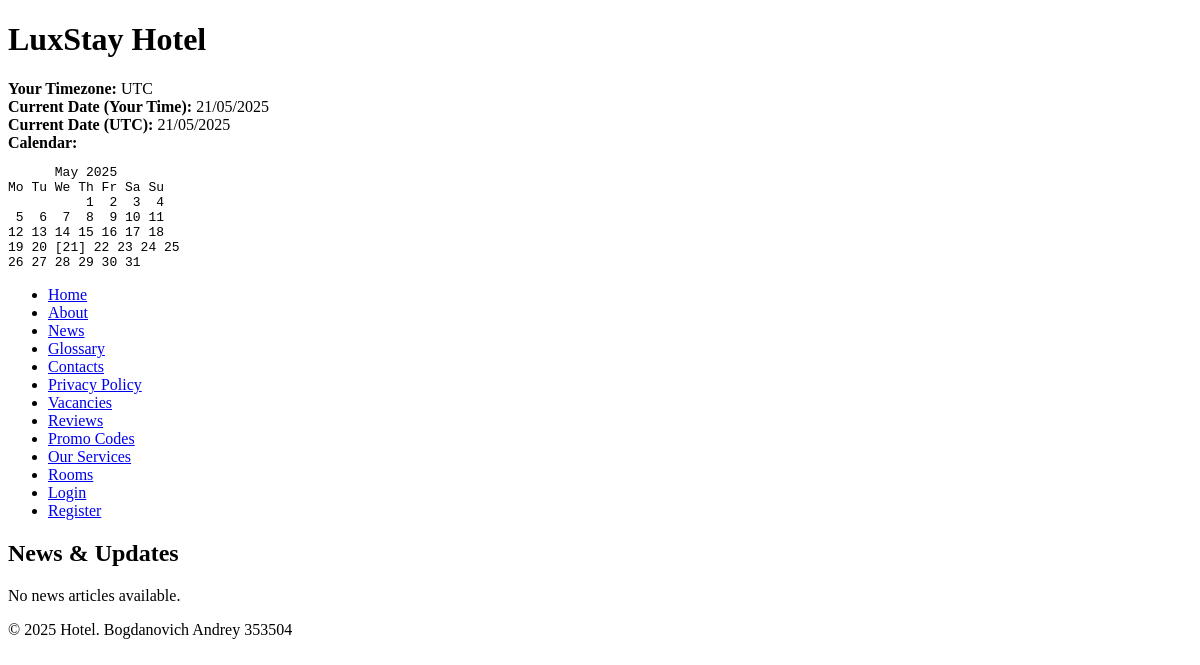
Before: /news/ with the older database file.
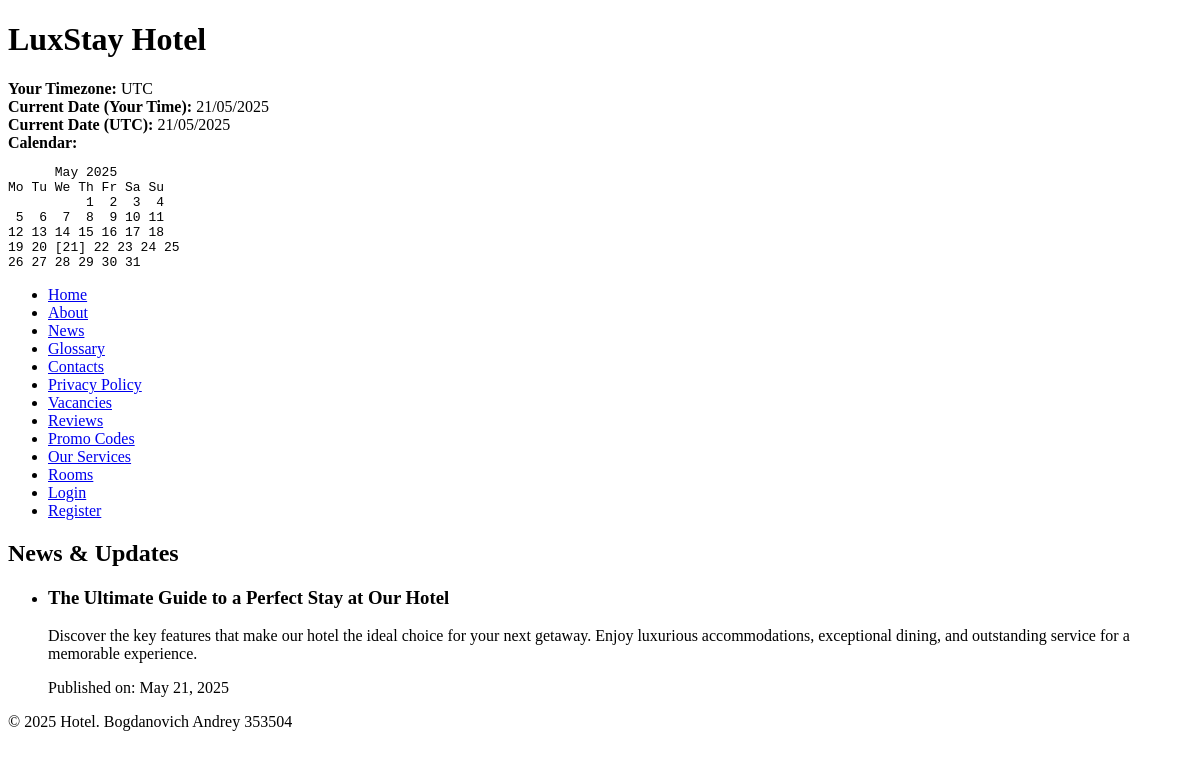
After: the same page with the newer database file.
### hotel/models.py (models this page shows, shortened)
class Article(models.Model):
    title = models.CharField(max_length=200)
    slug = models.SlugField(max_length=200, unique=True)
    content = models.TextField()
    summary = models.TextField(max_length=500)
    image = models.ImageField(upload_to='article_images/', blank=True, null=True)
    published_date = models.DateTimeField(default=timezone.now)
    is_published = models.BooleanField(default=False)
    tags = models.ManyToManyField('Tag', related_name='articles', blank=True)
    class Meta:
        ordering = ['-published_date']

### hotel/views.py (the view)
# urls.py: path('news/', views.news, name='news'),
def news(request):
    articles = Article.objects.filter(is_published=True).order_by('-published_date')
    return render(request, 'hotel/news.html', {'articles': articles})

### hotel/templates/hotel/news.html (shortened to what this page needs)
{% extends "hotel/base.html" %}
{% block content %}
    <h2>News & Updates</h2>
    {% if articles %}
        <ul>
            {% for article in articles %}
                <li>
                    <h3>{{ article.title }}</h3>
                    <p>{{ article.summary }}</p>
                    <p>Published on: {{ article.published_date|date:"F d, Y" }}</p>
                </li>
            {% endfor %}
        </ul>
    {% else %}
        <p>No news articles available.</p>
    {% endif %}
{% endblock %}

Changed rows visible on the page:
added Article: title "The Ultimate Guide to a Perfect Stay at Our Hotel", summary "Discover the key features that make our hotel the ideal choice for your next getaway. Enjoy luxurious accommodations, exceptional dining, and outstanding service for a memorable experience.", published_date "May 21, 2025"
Other visible differences:
text no longer shown: "No news articles available."
